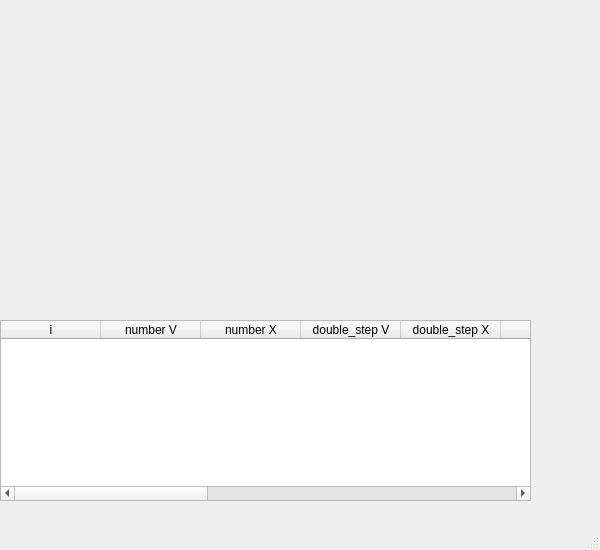
<?xml version="1.0" encoding="UTF-8"?>
<ui version="4.0">
 <class>MainWindow</class>
 <widget class="QMainWindow" name="MainWindow">
  <property name="geometry">
   <rect>
    <x>0</x>
    <y>0</y>
    <width>600</width>
    <height>550</height>
   </rect>
  </property>
  <property name="windowTitle">
   <string>MainWindow</string>
  </property>
  <widget class="QWidget" name="centralwidget">
   <widget class="QLabel" name="label">
    <property name="geometry">
     <rect>
      <x>10</x>
      <y>0</y>
      <width>161</width>
      <height>31</height>
     </rect>
    </property>
    <property name="text">
     <string/>
    </property>
   </widget>
   <widget class="QLabel" name="label_2">
    <property name="geometry">
     <rect>
      <x>10</x>
      <y>30</y>
      <width>151</width>
      <height>31</height>
     </rect>
    </property>
    <property name="text">
     <string/>
    </property>
   </widget>
   <widget class="QLabel" name="label_3">
    <property name="geometry">
     <rect>
      <x>10</x>
      <y>60</y>
      <width>201</width>
      <height>31</height>
     </rect>
    </property>
    <property name="text">
     <string/>
    </property>
   </widget>
   <widget class="QLabel" name="label_4">
    <property name="geometry">
     <rect>
      <x>10</x>
      <y>90</y>
      <width>201</width>
      <height>31</height>
     </rect>
    </property>
    <property name="text">
     <string/>
    </property>
   </widget>
   <widget class="QLabel" name="label_5">
    <property name="geometry">
     <rect>
      <x>10</x>
      <y>120</y>
      <width>201</width>
      <height>31</height>
     </rect>
    </property>
    <property name="text">
     <string>&lt;html&gt;&lt;head/&gt;&lt;body&gt;&lt;p&gt;&lt;br/&gt;&lt;/p&gt;&lt;/body&gt;&lt;/html&gt;</string>
    </property>
   </widget>
   <widget class="QLabel" name="label_6">
    <property name="geometry">
     <rect>
      <x>10</x>
      <y>150</y>
      <width>241</width>
      <height>31</height>
     </rect>
    </property>
    <property name="text">
     <string/>
    </property>
   </widget>
   <widget class="QLabel" name="label_9">
    <property name="geometry">
     <rect>
      <x>10</x>
      <y>240</y>
      <width>241</width>
      <height>31</height>
     </rect>
    </property>
    <property name="text">
     <string/>
    </property>
   </widget>
   <widget class="QLabel" name="label_8">
    <property name="geometry">
     <rect>
      <x>10</x>
      <y>210</y>
      <width>241</width>
      <height>31</height>
     </rect>
    </property>
    <property name="text">
     <string/>
    </property>
   </widget>
   <widget class="QLabel" name="label_7">
    <property name="geometry">
     <rect>
      <x>10</x>
      <y>180</y>
      <width>241</width>
      <height>31</height>
     </rect>
    </property>
    <property name="text">
     <string/>
    </property>
   </widget>
   <widget class="QTableWidget" name="tableWidget">
    <property name="geometry">
     <rect>
      <x>0</x>
      <y>320</y>
      <width>531</width>
      <height>181</height>
     </rect>
    </property>
    <property name="mouseTracking">
     <bool>true</bool>
    </property>
    <property name="inputMethodHints">
     <set>Qt::ImhNoAutoUppercase</set>
    </property>
    <property name="sortingEnabled">
     <bool>true</bool>
    </property>
    <property name="columnCount">
     <number>13</number>
    </property>
    <attribute name="horizontalHeaderCascadingSectionResizes">
     <bool>true</bool>
    </attribute>
    <attribute name="horizontalHeaderShowSortIndicator" stdset="0">
     <bool>false</bool>
    </attribute>
    <attribute name="horizontalHeaderStretchLastSection">
     <bool>false</bool>
    </attribute>
    <column>
     <property name="text">
      <string>i</string>
     </property>
    </column>
    <column>
     <property name="text">
      <string>number V</string>
     </property>
    </column>
    <column>
     <property name="text">
      <string>number X</string>
     </property>
    </column>
    <column>
     <property name="text">
      <string>double_step V</string>
     </property>
    </column>
    <column>
     <property name="text">
      <string>double_step X</string>
     </property>
    </column>
    <column>
     <property name="text">
      <string>step</string>
     </property>
    </column>
    <column>
     <property name="text">
      <string>|S|</string>
     </property>
    </column>
    <column>
     <property name="text">
      <string>ОЛП</string>
     </property>
    </column>
    <column>
     <property name="text">
      <string>abs_V</string>
     </property>
    </column>
    <column>
     <property name="text">
      <string>abs_X</string>
     </property>
    </column>
    <column>
     <property name="text">
      <string>|abs_V-nubber_v| </string>
     </property>
    </column>
    <column>
     <property name="text">
      <string>Уменьш. шага</string>
     </property>
    </column>
    <column>
     <property name="text">
      <string>Увелич. шага</string>
     </property>
    </column>
   </widget>
   <widget class="QLabel" name="label_10">
    <property name="geometry">
     <rect>
      <x>340</x>
      <y>0</y>
      <width>241</width>
      <height>31</height>
     </rect>
    </property>
    <property name="text">
     <string/>
    </property>
   </widget>
   <widget class="QLabel" name="label_11">
    <property name="geometry">
     <rect>
      <x>340</x>
      <y>30</y>
      <width>241</width>
      <height>31</height>
     </rect>
    </property>
    <property name="text">
     <string/>
    </property>
   </widget>
   <widget class="QLabel" name="label_12">
    <property name="geometry">
     <rect>
      <x>340</x>
      <y>60</y>
      <width>241</width>
      <height>31</height>
     </rect>
    </property>
    <property name="text">
     <string/>
    </property>
   </widget>
   <widget class="QLabel" name="label_13">
    <property name="geometry">
     <rect>
      <x>340</x>
      <y>90</y>
      <width>241</width>
      <height>31</height>
     </rect>
    </property>
    <property name="text">
     <string/>
    </property>
   </widget>
   <widget class="QLabel" name="label_14">
    <property name="geometry">
     <rect>
      <x>340</x>
      <y>120</y>
      <width>241</width>
      <height>31</height>
     </rect>
    </property>
    <property name="text">
     <string/>
    </property>
   </widget>
   <widget class="QLabel" name="label_15">
    <property name="geometry">
     <rect>
      <x>10</x>
      <y>280</y>
      <width>241</width>
      <height>31</height>
     </rect>
    </property>
    <property name="text">
     <string/>
    </property>
   </widget>
   <widget class="QLabel" name="label_16">
    <property name="geometry">
     <rect>
      <x>340</x>
      <y>150</y>
      <width>241</width>
      <height>31</height>
     </rect>
    </property>
    <property name="text">
     <string/>
    </property>
   </widget>
   <widget class="QLabel" name="label_17">
    <property name="geometry">
     <rect>
      <x>340</x>
      <y>180</y>
      <width>241</width>
      <height>31</height>
     </rect>
    </property>
    <property name="text">
     <string/>
    </property>
   </widget>
   <widget class="QLabel" name="label_18">
    <property name="geometry">
     <rect>
      <x>340</x>
      <y>210</y>
      <width>241</width>
      <height>31</height>
     </rect>
    </property>
    <property name="text">
     <string/>
    </property>
   </widget>
   <widget class="QLabel" name="label_19">
    <property name="geometry">
     <rect>
      <x>340</x>
      <y>240</y>
      <width>241</width>
      <height>31</height>
     </rect>
    </property>
    <property name="text">
     <string/>
    </property>
   </widget>
   <widget class="QLabel" name="label_20">
    <property name="geometry">
     <rect>
      <x>340</x>
      <y>270</y>
      <width>241</width>
      <height>31</height>
     </rect>
    </property>
    <property name="text">
     <string/>
    </property>
   </widget>
  </widget>
  <widget class="QMenuBar" name="menubar">
   <property name="geometry">
    <rect>
     <x>0</x>
     <y>0</y>
     <width>600</width>
     <height>22</height>
    </rect>
   </property>
  </widget>
  <widget class="QStatusBar" name="statusbar"/>
 </widget>
 <resources/>
 <connections/>
</ui>
